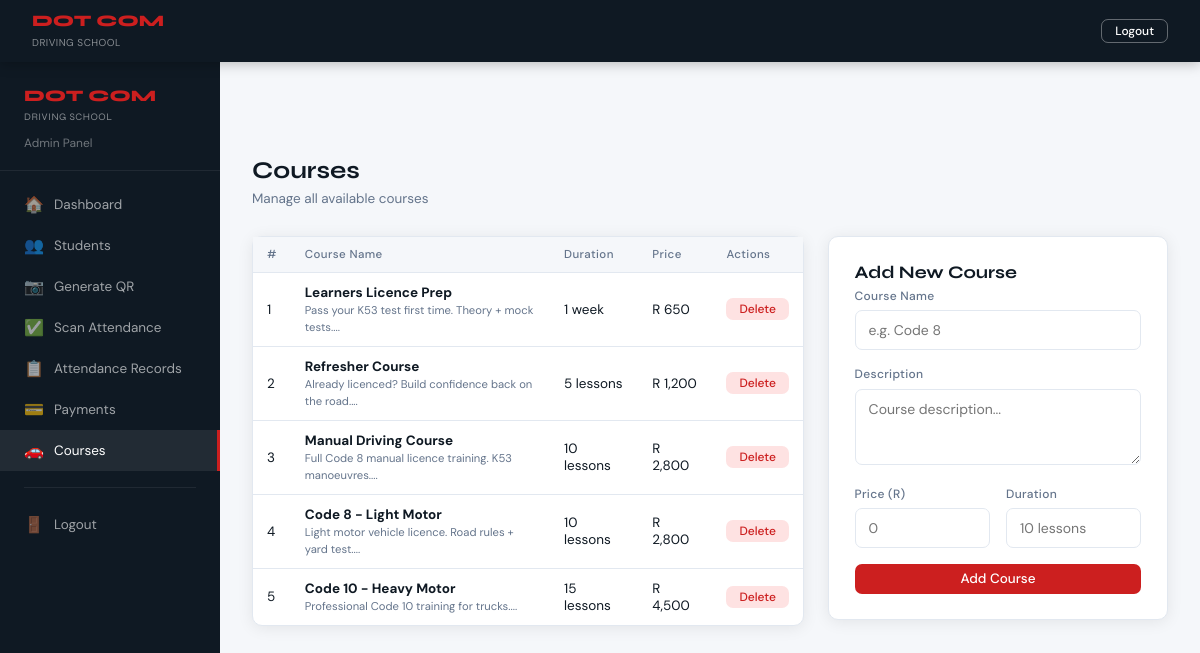
Screenshot of /courses.php (signed in) with the database file from the repository.
### tables this page shows
CREATE TABLE IF NOT EXISTS courses (
  CourseID    INT AUTO_INCREMENT PRIMARY KEY,
  CourseName  VARCHAR(80)  NOT NULL,
  Description TEXT,
  Price       DECIMAL(8,2) DEFAULT 0.00,
  Duration    VARCHAR(40)  DEFAULT NULL
);

### courses.php (the view, shortened to what this page needs)
<?php
require_once 'includes/db.php';
$courses=$conn->query("SELECT * FROM courses ORDER BY Price");
?>
<!DOCTYPE html>
<html lang="en">
<head>
  <link rel="stylesheet" href="css/style.css">
</head>
<body>
<nav class="admin-navbar">
  <div><span class="dot-com">DOT COM</span><span class="school">DRIVING SCHOOL</span></div>
  <a href="logout.php" class="btn btn-outline btn-sm">Logout</a>
</nav>
<?php include 'includes/admin_sidebar.php'; ?>
<div class="admin-wrapper">
<div class="c-main">
  <div class="page-header"><h1>Courses</h1><p>Manage all available courses</p></div>
  <div style="display:grid;grid-template-columns:1fr 340px;gap:1.5rem;">
    <div class="card">
      <div class="card-body" style="padding:0;">
        <table class="data-table">
          <thead><tr><th>#</th><th>Course Name</th><th>Duration</th><th>Price</th><th>Actions</th></tr></thead>
          <tbody>
            <?php $n=1; while($c=$courses->fetch_assoc()):?>
            <tr>
              <td><?=$n++?></td>
              <td><strong><?=htmlspecialchars($c['CourseName'])?></strong><br><small style="color:var(--muted);"><?=htmlspecialchars(substr($c['Description'],0,60))?>...</small></td>
              <td><?=htmlspecialchars($c['Duration'])?></td>
              <td>R <?=number_format($c['Price'],0)?></td>
              <td><a href="courses.php?delete=<?=$c['CourseID']?>" class="btn btn-sm" style="background:#fee2e2;color:var(--red);" onclick="return confirm('Delete course?')">Delete</a></td>
            </tr>
            <?php endwhile;?>
          </tbody>
        </table>
      </div>
    </div>
    <div class="card" style="align-self:start;">
      <div class="card-body">
        <div class="card-title">Add New Course</div>
        <form method="POST">
          <div class="form-group"><label>Course Name</label><input type="text" name="course_name" class="form-control" required placeholder="e.g. Code 8"></div>
          <div class="form-group"><label>Description</label><textarea name="description" class="form-control" rows="3" placeholder="Course description..."></textarea></div>
          <div class="form-row">
            <div class="form-group"><label>Price (R)</label><input type="number" name="price" class="form-control" min="0" step="50" placeholder="0"></div>
            <div class="form-group"><label>Duration</label><input type="text" name="duration" class="form-control" placeholder="10 lessons"></div>
          </div>
          <button type="submit" class="btn btn-red btn-block">Add Course</button>
        </form>
      </div>
    </div>
  </div>
</div>
</div>
</body>
</html>

### css/style.css (style rules this page uses)
*,*::before,*::after { box-sizing:border-box;margin:0;padding:0; }
:root { --red: #cc1f1f; --red-dark: #a81818; --navy: #0f1923; --navy2: #1a2636; --navy3: #243447; --white: #ffffff; --offwhite: #f5f7fa; --border: #e2e8f0; --text: #0f1923; --muted: #64748b; --green: #16a34a; --amber: #d97706; --blue: #2563eb; --nav-h: 62px; --sidebar-w:220px; --radius: 10px; --shadow: 0 2px 16px rgba(0,0,0,0.08); --shadow-lg:0 8px 32px rgba(0,0,0,0.13); }
html { scroll-behavior:smooth; }
body { font-family:'DM Sans',sans-serif;background:var(--offwhite);color:var(--text);min-height:100vh; }
a { text-decoration:none;color:inherit; }
input,select,button,textarea { font-family:inherit; }
.btn { display:inline-flex;align-items:center;gap:6px; padding:8px 20px;border-radius:7px;border:none; font-family:'DM Sans',sans-serif;font-size:13.5px;font-weight:500; cursor:pointer;transition:all .2s;line-height:1;text-decoration:none; }
.btn-red { background:var(--red);color:#fff; }
.btn-outline { background:transparent;border:1.5px solid rgba(255,255,255,0.35);color:#fff; }
.btn-sm { padding:5px 13px;font-size:12px; }
.btn-block { width:100%;justify-content:center; }
.form-group { margin-bottom:1rem; }
.form-group label { display:block;font-size:12px;font-weight:500;color:var(--muted);margin-bottom:.4rem;letter-spacing:.3px; }
.form-control { width:100%;padding:10px 13px; border:1.5px solid var(--border);border-radius:7px; font-size:14px;color:var(--text);background:#fff; transition:border .18s;outline:none; }
.form-row { display:grid;grid-template-columns:1fr 1fr;gap:1rem; }
.card { background:#fff;border:1px solid var(--border);border-radius:var(--radius);box-shadow:var(--shadow); }
.card-body { padding:1.6rem; }
.card-title { font-family:'Syne',sans-serif;font-size:1.1rem;font-weight:700;margin-bottom:.3rem; }
table.data-table { width:100%;border-collapse:collapse;font-size:13.5px; }
.data-table th { text-align:left;padding:10px 14px; background:var(--offwhite);color:var(--muted); font-size:11.5px;font-weight:500;letter-spacing:.4px; border-bottom:1px solid var(--border); }
.data-table td { padding:11px 14px;border-bottom:1px solid var(--border);color:var(--text); }
.data-table tr:last-child td { border-bottom:none; }
.admin-wrapper { display:flex;min-height:100vh;padding-top:var(--nav-h); }
.page-header { margin-bottom:1.8rem; }
.page-header h1 { font-family:'Syne',sans-serif;font-size:1.5rem;font-weight:700; }
.page-header p { font-size:13.5px;color:var(--muted);margin-top:.3rem; }

### courses.php (style rules this page uses)
body { padding-top:var(--nav-h); }
.admin-navbar { position:fixed;top:0;left:0;right:0;height:var(--nav-h);background:var(--navy);display:flex;align-items:center;justify-content:space-between;padding:0 2rem;z-index:1000;box-shadow:0 2px 12px rgba(0,0,0,0.25); }
.admin-navbar .dot-com { color:var(--red);font-family:'Syne',sans-serif;font-size:16px;font-weight:800;display:block; }
.admin-navbar .school { color:rgba(255,255,255,0.5);font-size:10px;letter-spacing:.5px; }
.c-main { margin-left:var(--sidebar-w);padding:2rem; }

### rows the page displays
courses: CourseName "Learners Licence Prep", Description "Pass your K53 test first time. Theory + mock tests.", Duration "1 week", Price "650"
courses: CourseName "Refresher Course", Description "Already licenced? Build confidence back on the road.", Duration "5 lessons", Price "1,200"
courses: CourseName "Manual Driving Course", Description "Full Code 8 manual licence training. K53 manoeuvres.", Duration "10 lessons", Price "2,800"
courses: CourseName "Code 8 - Light Motor", Description "Light motor vehicle licence. Road rules + yard test.", Duration "10 lessons", Price "2,800"
courses: CourseName "Code 10 - Heavy Motor", Description "Professional Code 10 training for trucks.", Duration "15 lessons", Price "4,500"
